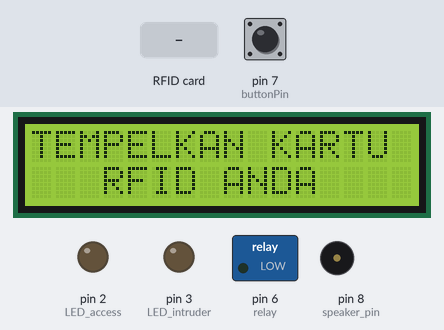
The sketch below on a simulated Arduino Uno, built with avr-gcc and run on an emulated ATmega328P. Parts: 16×2 character LCD, switched loads named in the sketch (green lamp = pin HIGH), output pins drawn as LEDs (lit = HIGH), buzzer (waves = sounding). Inputs (shaded band) come from the test bench; at power-on: pin 7 (buttonPin) HIGH. Pins used as bus, display or sensor lines are not drawn.

Above: at 2.3 s.
2.4 s: RFID card 5E 7A 19 C4 held to the reader
At 3.48 s:
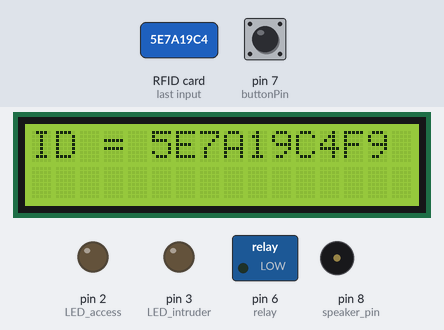
At 5.1 s:
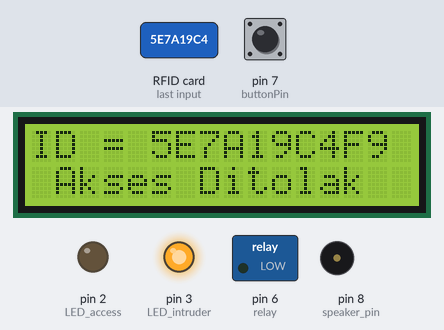
5.3 s: pin 7 (buttonPin) pulled LOW for 1 s
At 6.4 s:
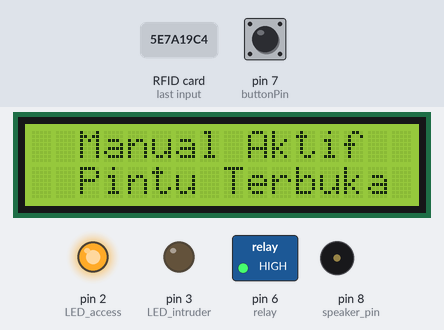
Timing chart, 0 to 13.8 s (numbered marks = the images above; inputs shaded):
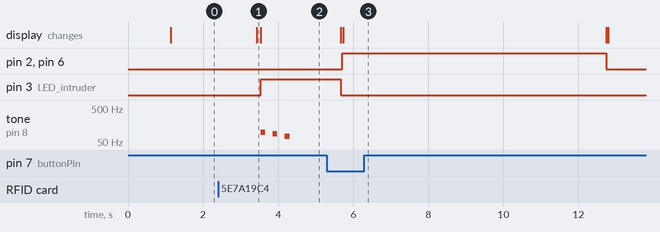

Measured:
- after the input at 2.4 s, pin 3 (LED_intruder): LOW → HIGH after 1.1 s; tone on pin 8 (speaker_pin): plays 98 Hz for 0.13 s, 87 Hz for 0.13 s, 73 Hz for 0.13 s, starting after 1.1 s; the display: changes after 1.0 s (image 1)
- after the input at 5.3 s, pin 2 (LED_access), pin 6 (relay): LOW → HIGH after 0.41 s, → LOW 7.0 s later

The sketch:

al_in_one_abrar.ino
```cpp
/*
Interconnections from the RFID to the Arduino pins:
Reset     > Pin 5
SS           > Pin 10
MOSI      > Pin 11
MISO      > Pin 12
SCK       > Pin 13
Ground  > Ground
3.3v        > 3.3v


Interconnections from the LCD (I2C) to the Arduino pins:
GND > GND of the Arduino
VCC > +5V of the Arduino
SDA > A4 pin of the Arduino
SCL > A5 pin of the Arduino
*/


#include <SPI.h>
#include <RFID.h>
#include "pitches.h"
#include <LiquidCrystal_I2C.h>
#include <Wire.h>


RFID rfid(10,5);

byte datarfid[5] = {0x9D,0x49,0x26,0x75,0x87};

LiquidCrystal_I2C lcd(0x27,16,2);

byte serNum[5];
byte data[5];


int access_melody[] = {NOTE_G4,0,NOTE_A4,0, NOTE_B4,0,NOTE_A4,0,NOTE_B4,0, NOTE_C5,0};
int access_noteDurations[] = {8,8,8,8,8,4,8,8,8,8,8,4};
int fail_melody[] = {NOTE_G2,0,NOTE_F2,0,NOTE_D2,0};
int fail_noteDurations[] = {8,8,8,8,8,4};

int relay = 6;
int LED_access = 2;
int LED_intruder = 3;
int speaker_pin = 8;
const int buttonPin = 7;
int buttonState = 1;

void setup(){

  Serial.begin(9600);
  lcd.init();
  lcd.backlight();
  lcd.clear();
  pinMode(buttonPin, INPUT);
  SPI.begin();
  rfid.init();

  delay(1000);
  pinMode(LED_access,OUTPUT);
  pinMode(LED_intruder,OUTPUT);
  pinMode(speaker_pin,OUTPUT);
  pinMode(relay,OUTPUT);

}

void loop(){

  lcd.backlight();
  {
  lcd.setCursor(0,0);
  lcd.print("TEMPELKAN KARTU");
  lcd.setCursor(0,1);
  lcd.print("   RFID ANDA");
  }

   buttonState = digitalRead(buttonPin);

   if (buttonState == LOW){
   digitalWrite(relay,HIGH);
   digitalWrite(LED_access,HIGH);
   lcd.setCursor(0,0);
   lcd.print("  Manual Aktif  ");
   lcd.setCursor(0,1);
   lcd.print("  Pintu Terbuka");
   delay(7000);
   digitalWrite(relay,LOW);
   digitalWrite(LED_access,LOW);
   lcd.clear();
  }


  boolean datarfid_card = true;

  if (rfid.isCard()){
    if (rfid.readCardSerial()){
      delay(1000);
      data[0] = rfid.serNum[0];
      data[1] = rfid.serNum[1];
      data[2] = rfid.serNum[2];
      data[3] = rfid.serNum[3];
      data[4] = rfid.serNum[4];
    }


  lcd.backlight();


  lcd.setCursor(0,0);
  lcd.print("ID = ");

  if(data[0] < 16){
    lcd.print("0");
  }
  lcd.print(data[0],HEX);

  if(data[1] < 16){
    lcd.print("0");
  }
  lcd.print(data[1],HEX);

  if(data[2] < 16){
    lcd.print("0");
  }
  lcd.print(data[2],HEX);

  if(data[3] < 16){
    lcd.print("0");
  }
  lcd.print(data[3],HEX);

  if(data[4] < 16){
    lcd.print("0");
  }
  lcd.print(data[4],HEX);
  for(int i=0; i<5; i++){
    if(data[i] != datarfid[i]) datarfid_card = false;
  lcd.setCursor(0,1);
  lcd.print("                    ");
  }
  Serial.println();

  if (datarfid_card){


    for (int i = 0; i < 12; i++){
      int access_noteDuration = 1000/access_noteDurations[i];
      tone(speaker_pin, access_melody[i],access_noteDuration);
      int access_pauseBetweenNotes = access_noteDuration * 1.30;
      delay(access_pauseBetweenNotes);
      noTone(speaker_pin);
    }
  }

  else{
    lcd.setCursor(0,1);
    lcd.print(" Akses Ditolak");


    digitalWrite(LED_intruder, HIGH);
    for (int i = 0; i < 6; i++){
      int fail_noteDuration = 1000/fail_noteDurations[i];
      tone(speaker_pin, fail_melody[i],fail_noteDuration);
      int fail_pauseBetweenNotes = fail_noteDuration * 1.30;
      delay(fail_pauseBetweenNotes);
      noTone(speaker_pin);
    }
    delay(1000);
    digitalWrite(LED_intruder, LOW);
    lcd.clear();
  }
  if (datarfid_card){
    lcd.setCursor(0,1);
    lcd.print(" Akses Diterima");
    digitalWrite(LED_access,HIGH);
    delay(1000);
    lcd.setCursor(0,0);
    lcd.print("  Pintu Terbuka  ");
    lcd.setCursor(0,1);
    lcd.print(" Silahkan Masuk  ");
    digitalWrite(relay,HIGH);
    delay(7000);
    digitalWrite(relay,LOW);
    digitalWrite(LED_access,LOW);
    lcd.clear();
  }


  Serial.println();
  delay(10);
  rfid.halt();
  lcd.backlight();
  }


}
```
